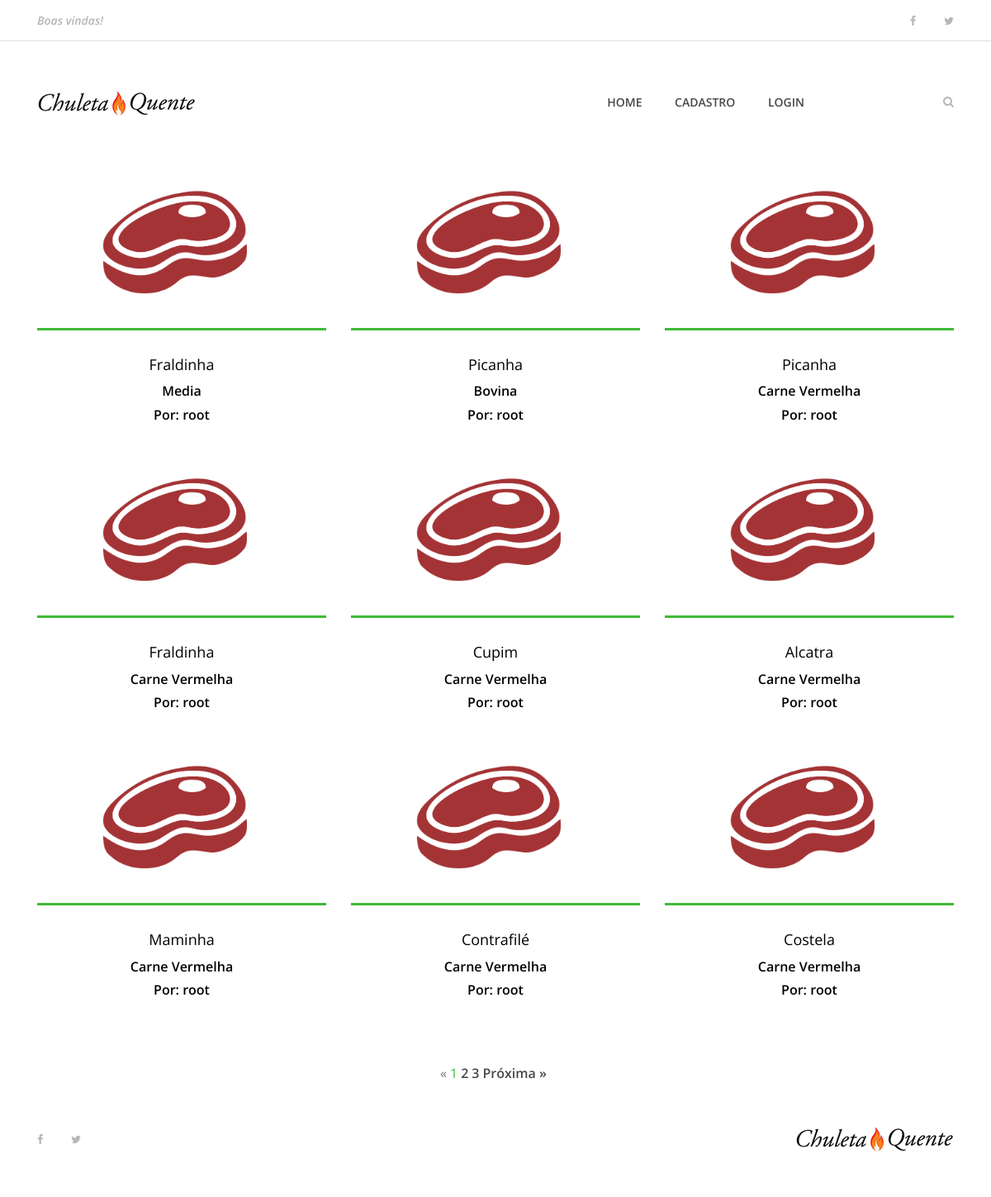
The page / on the database its author committed.
### churras/models.py (models this page shows, shortened)
class Prato(models.Model):
    nome_prato = models.CharField(max_length=100)
    ingredientes = models.TextField()
    modo_preparo = models.CharField()
    tempo_preparo = models.IntegerField()
    rendimento = models.CharField(max_length=10)
    categoria = models.CharField(max_length=100)
    date_prato = models.DateTimeField(default=datetime.now, blank=True)
    funcionario = models.ForeignKey(User, on_delete=models.CASCADE)
    publicado = models.BooleanField(default=False)
    foto_prato = models.ImageField(upload_to=get_file_path, blank=True)

### churras/views.py (the view)
# urls.py: path('', index, name='index'),
def index(request):
    lista_pratos = Prato.objects.order_by('-date_prato').filter(publicado=True)
    paginator = Paginator(lista_pratos, 9)
    page = request.GET.get('page')
    pratos_por_pagina = paginator.get_page(page)
    return render(request, 'index.html', {'lista_pratos': pratos_por_pagina})

### templates/index.html (shortened to what this page needs)
{% extends "base.html" %}
{% load static %}
{% block content %}
</head>
<body>
    {% include "partials/menu.html" %}
     <section class="best-receipe-area">
        <div class="container">
            <div class="row">
                {% for prato in lista_pratos  %}
                    <div class="col-12 col-sm-6 col-lg-4">
                        <div class="single-best-receipe-area mb-30">
                            {% if prato.foto_prato == '' %}
                                <img src={% static "img/bg-img/foto_receita.png" %} alt="">
                            {% else %}
                                <img src="{{ prato.foto_prato.url }}" alt="">
                            {% endif %}
                            <div class="receipe-content">
                                <a href="{% url 'churrasco' prato.id %}">
                                    <h5>{{ prato.nome_prato }}</h5>
                                    <h6>{{ prato.categoria }}</h6>
                                </a>
                                <h6>Por: {{ prato.funcionario }}</h6>
                            </div>
                        </div>
                    </div>
                {% endfor %}
            </div>
        </div>
    </section>
    {% include "partials/paginator.html" %}
    {% include "partials/footer.html" %}
{% endblock %}

### static/site.css (style rules this page uses)
* { margin: 0; padding: 0; }
body { font-family: "Open Sans", sans-serif; font-size: 14px; }
h1, h2, h3, h4, h5, h6 { color: #000000; line-height: 1.3; font-weight: 600; }
a, a:hover, a:focus { -webkit-transition-duration: 500ms; transition-duration: 500ms; text-decoration: none; outline: 0 solid transparent; color: #000000; font-weight: 600; font-size: 14px; color: #474747; }
img { height: auto; max-width: 100%; }
.mb-30 { margin-bottom: 30px !important; }
.best-receipe-area { position: relative; z-index: 1; padding-bottom: 50px; }
.single-best-receipe-area { position: relative; z-index: 1; }
.single-best-receipe-area img { border-bottom: 3px solid #40ba37; }
.single-best-receipe-area .receipe-content { padding-top: 30px; text-align: center; }
.single-best-receipe-area .receipe-content h5 { font-size: 18px; margin-bottom: 10px; font-weight: 400; -webkit-transition-duration: 500ms; transition-duration: 500ms; }

### rows shown on the page
Prato: nome_prato "Fraldinha", categoria "Media", funcionario "root"
Prato: nome_prato "Picanha", categoria "Bovina", funcionario "root"
Prato: nome_prato "Picanha", categoria "Carne Vermelha", funcionario "root"
Prato: nome_prato "Fraldinha", categoria "Carne Vermelha", funcionario "root"
Prato: nome_prato "Cupim", categoria "Carne Vermelha", funcionario "root"
Prato: nome_prato "Alcatra", categoria "Carne Vermelha", funcionario "root"
Prato: nome_prato "Maminha", categoria "Carne Vermelha", funcionario "root"
Prato: nome_prato "Contrafilé", categoria "Carne Vermelha", funcionario "root"
Prato: nome_prato "Costela", categoria "Carne Vermelha", funcionario "root"

### other values the page prints
{{ pagina }} "1"
{{ pagina }} "2" "3"
